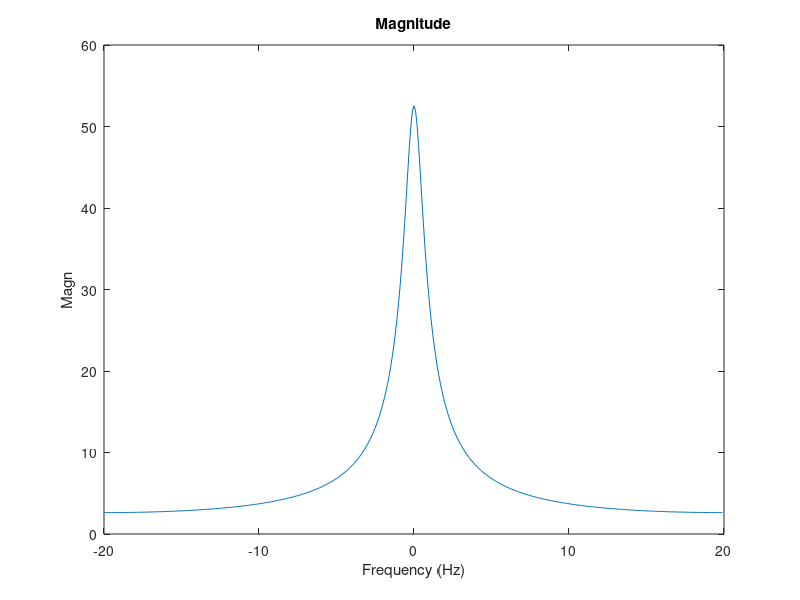
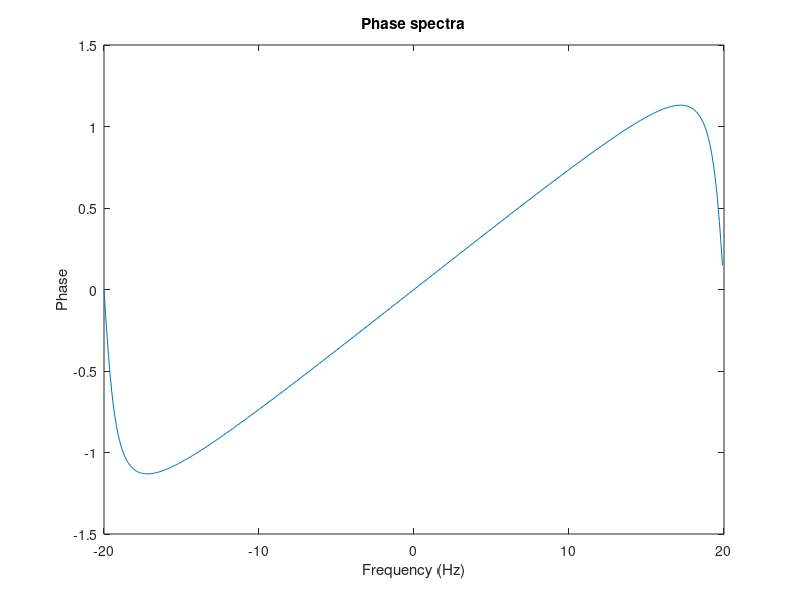

These charts were generated, in order, by the following MATLAB code:
TS = 1/40;
t=0:TS:10-TS;
HT=(5*exp(-4*t));
H = fft(HT);
FS = 1/TS;
F = (0:length(H)-1)*FS/length(H);
figure
k= length(H);
FSH = (-k/2:k/2-1)*(FS/k);
HSH = fftshift(H);
HMAG = abs(HSH);
plot(FSH,HMAG)
xlabel('Frequency (Hz)')
ylabel('Magn')
title('Magnitude')
HPH = angle(H);
figure
plot(FSH,HPH)
xlabel('Frequency (Hz)')
ylabel('Phase')
title('Phase spectra')